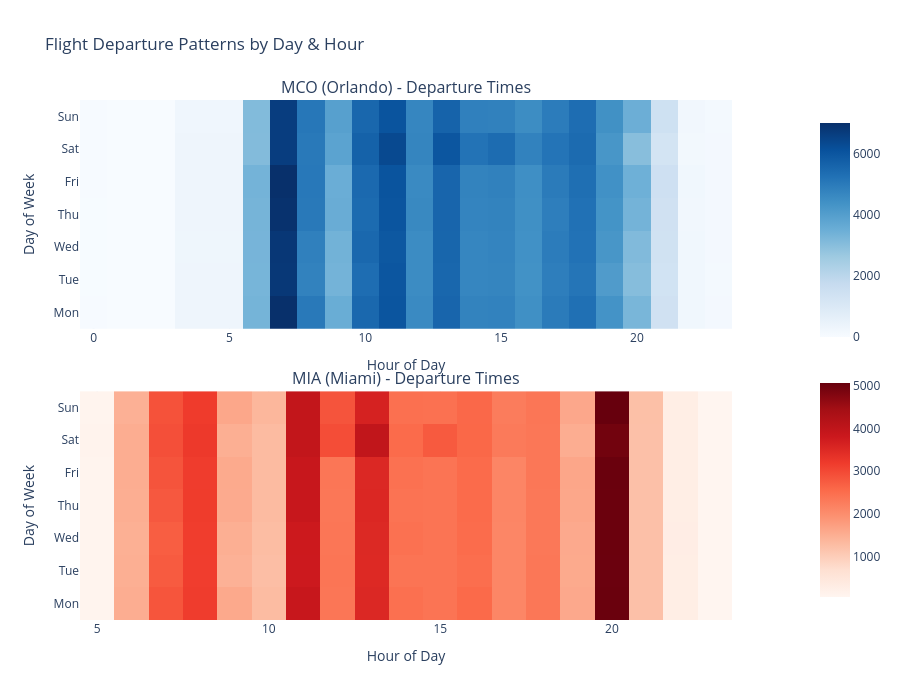

Notebook code cell kept with this figure:
### Markdown cell above
## 2.3 Departure Time Heatmap

### Code cell
# Group by hour and day of week
departure_heatmap = departures.groupby(['Origin', 'DayName', 'CRSDepTime_Hour']).size().reset_index(name='Flights')

# Ensure proper day order
departure_heatmap['DayName'] = pd.Categorical(departure_heatmap['DayName'], categories=day_order, ordered=True)
departure_heatmap = departure_heatmap.sort_values('DayName')

# Create pivot tables
mco_pivot = departure_heatmap[departure_heatmap['Origin'] == 'MCO'].pivot(index='DayName', columns='CRSDepTime_Hour', values='Flights').fillna(0)
mia_pivot = departure_heatmap[departure_heatmap['Origin'] == 'MIA'].pivot(index='DayName', columns='CRSDepTime_Hour', values='Flights').fillna(0)

# Create subplots
fig = make_subplots(
    rows=2, cols=1,
    subplot_titles=('MCO (Orlando) - Departure Times', 'MIA (Miami) - Departure Times'),
    vertical_spacing=0.12
)

# MCO heatmap
fig.add_trace(
    go.Heatmap(
        z=mco_pivot.values,
        x=mco_pivot.columns,
        y=mco_pivot.index,
        colorscale='Blues',
        name='MCO',
        hovertemplate='Day: %{y}<br>Hour: %{x}:00<br>Flights: %{z:,.0f}<extra></extra>',
        showscale=True,
        colorbar=dict(x=1.12, len=0.45, y=0.75)
    ),
    row=1, col=1
)

# MIA heatmap
fig.add_trace(
    go.Heatmap(
        z=mia_pivot.values,
        x=mia_pivot.columns,
        y=mia_pivot.index,
        colorscale='Reds',
        name='MIA',
        hovertemplate='Day: %{y}<br>Hour: %{x}:00<br>Flights: %{z:,.0f}<extra></extra>',
        showscale=True,
        colorbar=dict(x=1.12, len=0.45, y=0.25)
    ),
    row=2, col=1
)

fig.update_xaxes(title_text='Hour of Day', row=1, col=1)
fig.update_xaxes(title_text='Hour of Day', row=2, col=1)
fig.update_yaxes(title_text='Day of Week', row=1, col=1)
fig.update_yaxes(title_text='Day of Week', row=2, col=1)

fig.update_layout(
    title_text='Flight Departure Patterns by Day & Hour',
    template=TEMPLATE,
    height=700
)

fig.show()

### Figure 1 — Plotly figure (JSON) as saved in the notebook; plotly's stock layout.template omitted (floating-point values rounded to 4 significant figures; data arrays with more than 128 entries replaced by an {"elided": "..."} marker saying what was removed)
{"data": [{"colorbar": {"len": 0.45, "x": 1.12, "y": 0.75}, "colorscale": [[0, "rgb(247,251,255)"], [0.125, "rgb(222,235,247)"], [0.25, "rgb(198,219,239)"], [0.375, "rgb(158,202,225)"], [0.5, "rgb(107,174,214)"], [0.625, "rgb(66,146,198)"], [0.75, "rgb(33,113,181)"], [0.875, "rgb(8,81,156)"], [1, "rgb(8,48,107)"]], "hovertemplate": "Day: %{y}<br>Hour: %{x}:00<br>Flights: %{z:,.0f}<extra></extra>", "name": "MCO", "showscale": true, "type": "heatmap", "x": [0, 1, 5, 6, 7, 8, 9, 10, 11, 12, 13, 14, 15, 16, 17, 18, 19, 20, 21, 22, 23], "xaxis": "x", "y": ["Mon", "Tue", "Wed", "Thu", "Fri", "Sat", "Sun"], "yaxis": "y", "z": {"elided": "7x21 int values"}}, {"colorbar": {"len": 0.45, "x": 1.12, "y": 0.25}, "colorscale": [[0, "rgb(255,245,240)"], [0.125, "rgb(254,224,210)"], [0.25, "rgb(252,187,161)"], [0.375, "rgb(252,146,114)"], [0.5, "rgb(251,106,74)"], [0.625, "rgb(239,59,44)"], [0.75, "rgb(203,24,29)"], [0.875, "rgb(165,15,21)"], [1, "rgb(103,0,13)"]], "hovertemplate": "Day: %{y}<br>Hour: %{x}:00<br>Flights: %{z:,.0f}<extra></extra>", "name": "MIA", "showscale": true, "type": "heatmap", "x": [5, 6, 7, 8, 9, 10, 11, 12, 13, 14, 15, 16, 17, 18, 19, 20, 21, 22, 23], "xaxis": "x2", "y": ["Mon", "Tue", "Wed", "Thu", "Fri", "Sat", "Sun"], "yaxis": "y2", "z": {"elided": "7x19 int values"}}], "layout": {"annotations": [{"font": {"size": 16}, "showarrow": false, "text": "MCO (Orlando) - Departure Times", "x": 0.5, "xanchor": "center", "xref": "paper", "y": 1, "yanchor": "bottom", "yref": "paper"}, {"font": {"size": 16}, "showarrow": false, "text": "MIA (Miami) - Departure Times", "x": 0.5, "xanchor": "center", "xref": "paper", "y": 0.44, "yanchor": "bottom", "yref": "paper"}], "height": 700, "title": {"text": "Flight Departure Patterns by Day & Hour"}, "xaxis": {"anchor": "y", "domain": [0, 1], "title": {"text": "Hour of Day"}}, "xaxis2": {"anchor": "y2", "domain": [0, 1], "title": {"text": "Hour of Day"}}, "yaxis": {"anchor": "x", "domain": [0.56, 1], "title": {"text": "Day of Week"}}, "yaxis2": {"anchor": "x2", "domain": [0, 0.44], "title": {"text": "Day of Week"}}}}
